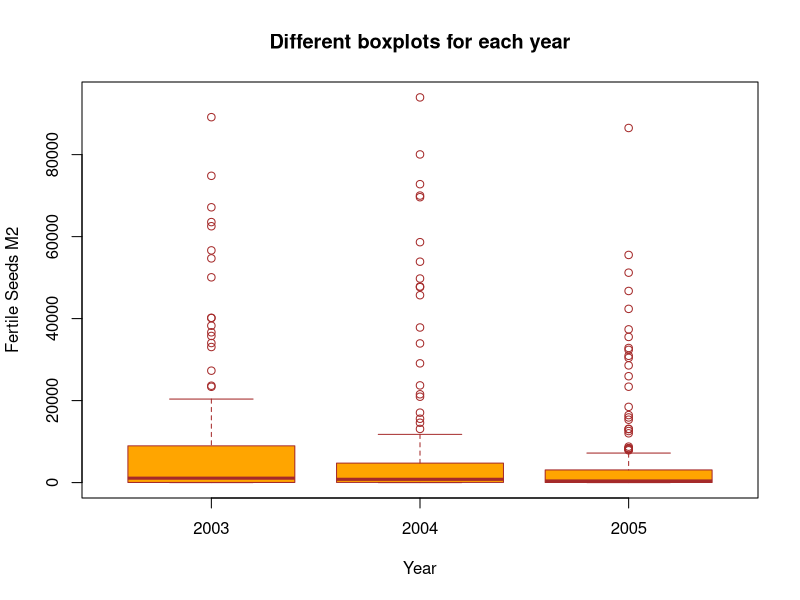
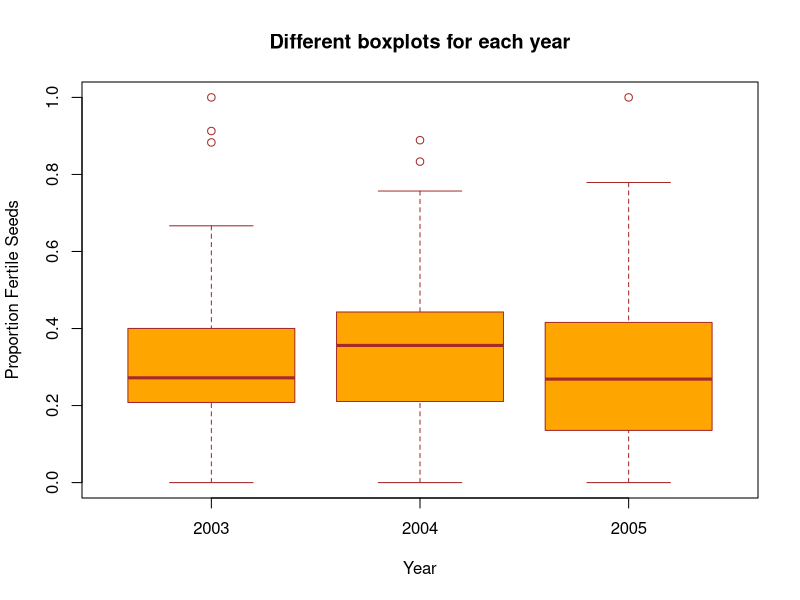
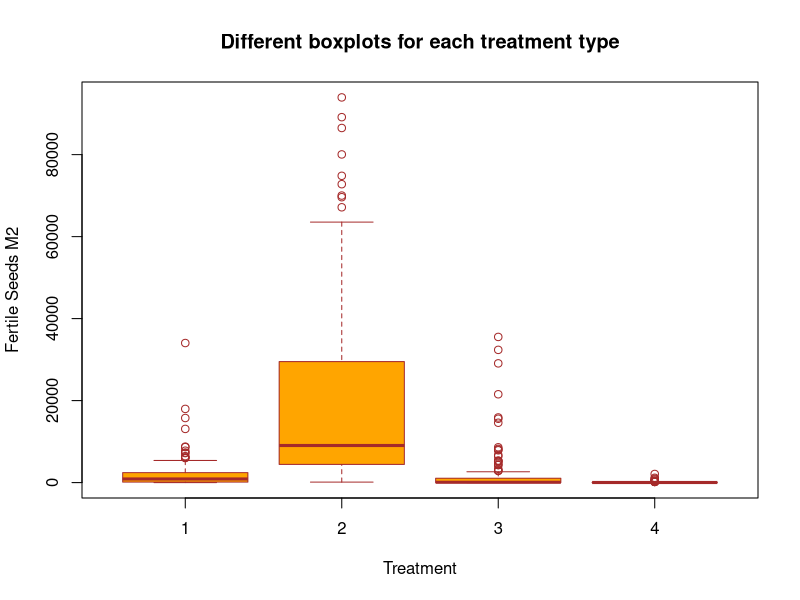
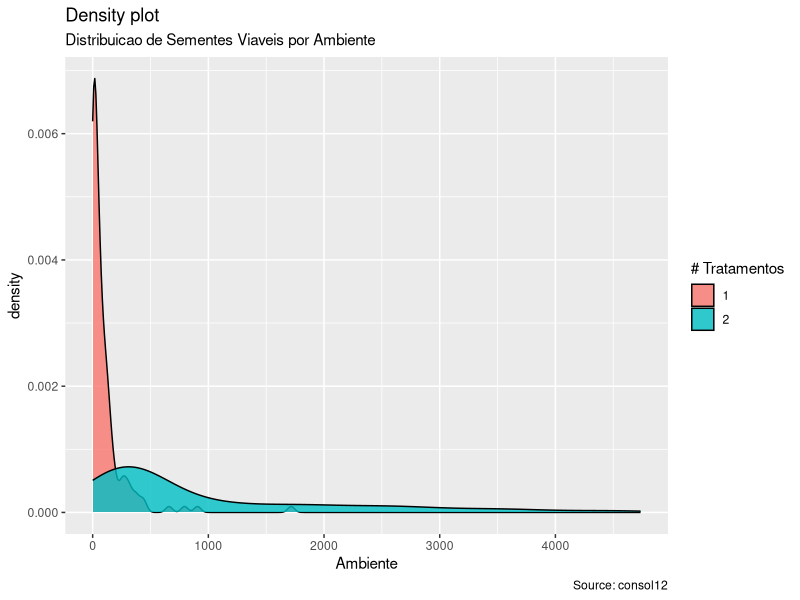
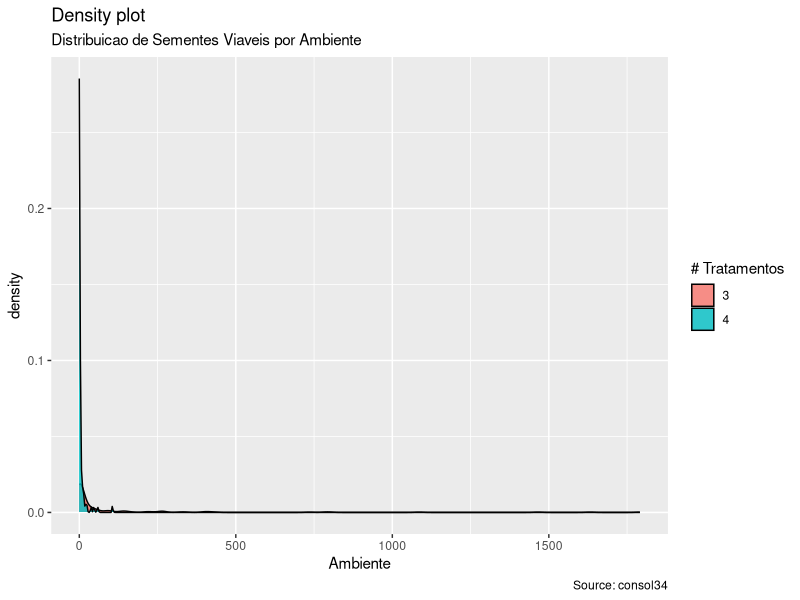
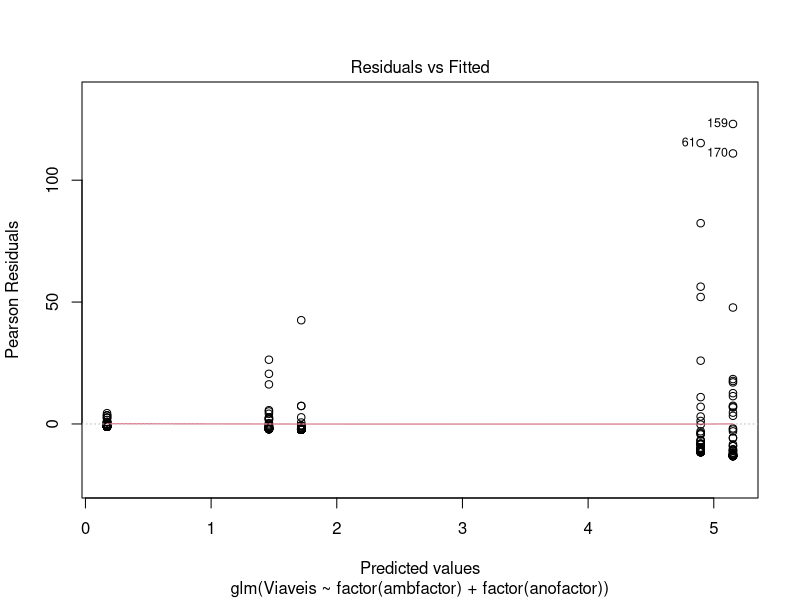
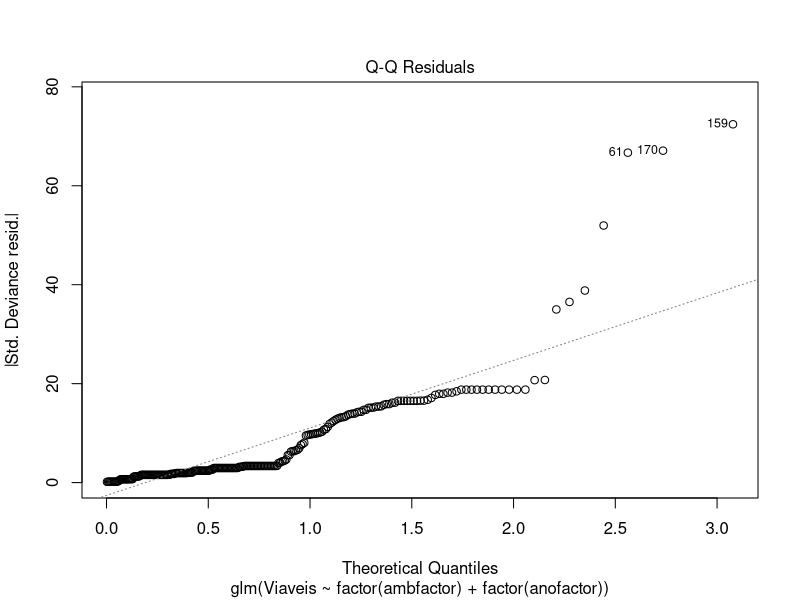
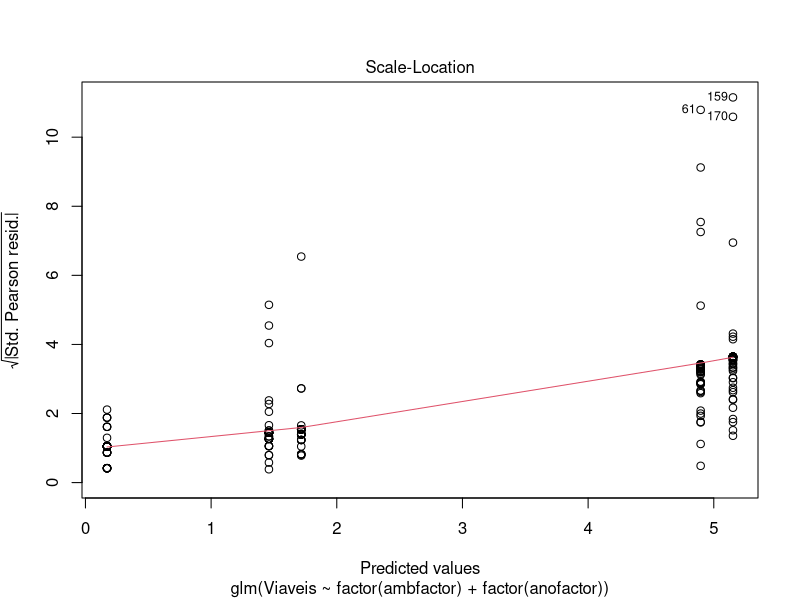

Source code (R) for these figures, in order:
## ---- chunk 1
library(readxl)
consolidado <- read_excel("consolidado-correto.xlsx")
## ---- chunk 2
library(dplyr)
cons2 <- consolidado %>% 
  mutate(anofactor = factor(Ano))
cons3 <- cons2 %>% 
  mutate(ambfactor = factor(Ambiente))
cons4 <- cons3 %>% 
  mutate(coletfactor = factor(Coleta))
consolidfac <- cons4
## ---- chunk 3
rm(cons2)
rm(cons3)
rm(cons4)
## ---- chunk 4
cons5 <- consolidfac %>% 
  mutate(arcobmel= asin(sqrt(cobmel / 100)))
cons6 <- cons5 %>% 
  mutate(arcobtot= asin(sqrt(cobtot / 100)))
consolidfacarc <- cons6
## ---- chunk 5
rm(cons5)
rm(cons6)
## ---- chunk 6
consolidtudo <- consolidfacarc %>% 
  mutate(naoviaveis= Total - Viaveis)
## ---- chunk 7
cons7 <- consolidtudo %>% 
  mutate(viaveism2= Viaveis*19.84)
cons8 <- cons7 %>% 
  mutate(propviaveis= Viaveis/Total)
consolidboxplot <- cons8
## ---- chunk 8
rm(cons7)
rm(cons8)
## ---- chunk 9
boxplot(viaveism2~anofactor,
        data=consolidboxplot,
        main="Different boxplots for each year",
        xlab="Year",
        ylab="Fertile Seeds M2",
        col="orange",
        border="brown"
)
## ---- chunk 10
boxplot(propviaveis~anofactor,
        data=consolidboxplot,
        main="Different boxplots for each year",
        xlab="Year",
        ylab="Proportion Fertile Seeds",
        col="orange",
        border="brown"
)
## ---- chunk 11
boxplot(viaveism2~ambfactor,
        data=consolidboxplot,
        main="Different boxplots for each treatment type",
        xlab="Treatment",
        ylab="Fertile Seeds M2",
        col="orange",
        border="brown"
)
## ---- chunk 12
consol34 <- subset(consolidtudo, Ambiente == 3 | Ambiente == 4)
consol34
consol12 <- subset(consolidtudo, Ambiente == 1 | Ambiente == 2)
consol12
## ---- chunk 13
library(ggplot2)
#theme_set(theme_gray(base_size = ))
#options(repr.plot.width = 9, repr.plot.height = 8)
g <- ggplot(consol12, aes(Viaveis))
g + geom_density(aes(fill=factor(ambfactor)), alpha=0.8) + 
    labs(title="Density plot", 
         subtitle="Distribuicao de Sementes Viaveis por Ambiente",
         caption="Source: consol12",
         x="Ambiente",
         fill="# Tratamentos")
#png(filename="bench_query_sort.png", width=600, height=600)
ggsave(file="bench_query_sort.pdf", width=8, height=6, dpi=300)

## ---- chunk 14
g <- ggplot(consol34, aes(Viaveis))
g + geom_density(aes(fill=factor(ambfactor)), alpha=0.8) + 
    labs(title="Density plot", 
         subtitle="Distribuicao de Sementes Viaveis por Ambiente",
         caption="Source: consol34",
         x="Ambiente",
         fill="# Tratamentos")
## ---- chunk 15
poissonreg34 <- glm(formula = Viaveis ~ factor(ambfactor) + factor(anofactor), family = poisson, data = consol34)
shapiro.test(residuals(poissonreg34))
plot(poissonreg34)

binomialreg34 <- glm(formula = cbind(Viaveis,naoviaveis) ~ factor(ambfactor) + factor(anofactor), family = binomial, data = consol34)
plot(binomialreg34)
shapiro.test(residuals(binomialreg34))

binomialreg341 <- glm(formula = cbind(Viaveis,naoviaveis) ~ factor(ambfactor) + factor(anofactor) + arcobtot, family = binomial, data = consol34)
summary(binomialreg341)

print(summary(poissonreg34))
print(summary(binomialreg34))


